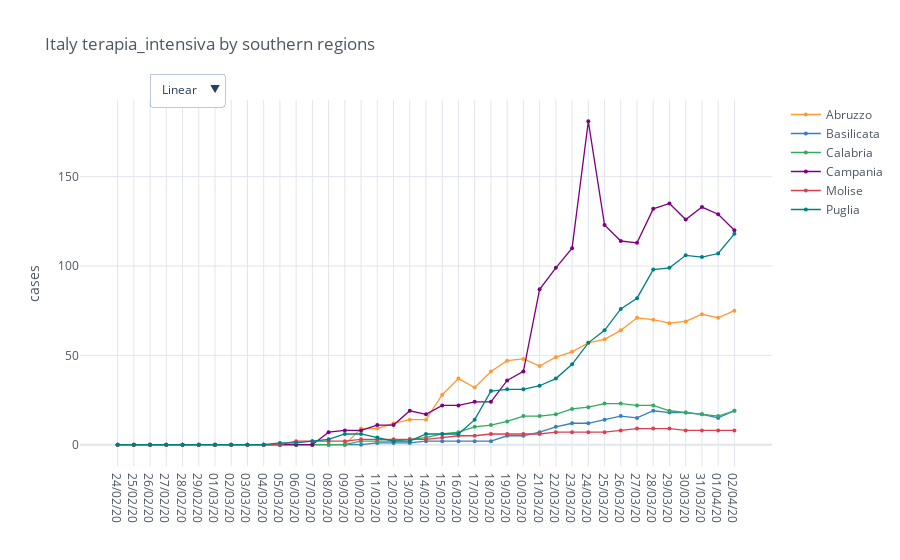

Write notebook code for a chart like this one.
### Code cell
regions = io.italy_load_regions(io.italy_southern_regions)
total_cases = io.italy_regions_filter_by_category(regions, category)

mpl.iplot_comparative_plot(total_cases, title='Italy ' + category + ' by southern regions')

### Figure 1 — Plotly figure (JSON) as saved in the notebook; plotly's stock layout.template omitted (floating-point values rounded to 4 significant figures)
{"data": [{"line": {"color": "rgba(255, 153, 51, 1.0)", "dash": "solid", "shape": "linear", "width": 1.3}, "marker": {"size": 4, "symbol": "circle"}, "mode": "lines+markers", "name": "Abruzzo", "text": "", "type": "scatter", "x": ["24/02/20", "25/02/20", "26/02/20", "27/02/20", "28/02/20", "29/02/20", "01/03/20", "02/03/20", "03/03/20", "04/03/20", "05/03/20", "06/03/20", "07/03/20", "08/03/20", "09/03/20", "10/03/20", "11/03/20", "12/03/20", "13/03/20", "14/03/20", "15/03/20", "16/03/20", "17/03/20", "18/03/20", "19/03/20", "20/03/20", "21/03/20", "22/03/20", "23/03/20", "24/03/20", "25/03/20", "26/03/20", "27/03/20", "28/03/20", "29/03/20", "30/03/20", "31/03/20", "01/04/20", "02/04/20"], "y": [0, 0, 0, 0, 0, 0, 0, 0, 0, 0, 0, 0, 0, 0, 0, 9, 9, 12, 14, 14, 28, 37, 32, 41, 47, 48, 44, 49, 52, 57, 59, 64, 71, 70, 68, 69, 73, 71, 75]}, {"line": {"color": "rgba(55, 128, 191, 1.0)", "dash": "solid", "shape": "linear", "width": 1.3}, "marker": {"size": 4, "symbol": "circle"}, "mode": "lines+markers", "name": "Basilicata", "text": "", "type": "scatter", "x": ["24/02/20", "25/02/20", "26/02/20", "27/02/20", "28/02/20", "29/02/20", "01/03/20", "02/03/20", "03/03/20", "04/03/20", "05/03/20", "06/03/20", "07/03/20", "08/03/20", "09/03/20", "10/03/20", "11/03/20", "12/03/20", "13/03/20", "14/03/20", "15/03/20", "16/03/20", "17/03/20", "18/03/20", "19/03/20", "20/03/20", "21/03/20", "22/03/20", "23/03/20", "24/03/20", "25/03/20", "26/03/20", "27/03/20", "28/03/20", "29/03/20", "30/03/20", "31/03/20", "01/04/20", "02/04/20"], "y": [0, 0, 0, 0, 0, 0, 0, 0, 0, 0, 0, 0, 0, 0, 0, 0, 1, 1, 1, 2, 2, 2, 2, 2, 5, 5, 7, 10, 12, 12, 14, 16, 15, 19, 18, 18, 17, 15, 19]}, {"line": {"color": "rgba(50, 171, 96, 1.0)", "dash": "solid", "shape": "linear", "width": 1.3}, "marker": {"size": 4, "symbol": "circle"}, "mode": "lines+markers", "name": "Calabria", "text": "", "type": "scatter", "x": ["24/02/20", "25/02/20", "26/02/20", "27/02/20", "28/02/20", "29/02/20", "01/03/20", "02/03/20", "03/03/20", "04/03/20", "05/03/20", "06/03/20", "07/03/20", "08/03/20", "09/03/20", "10/03/20", "11/03/20", "12/03/20", "13/03/20", "14/03/20", "15/03/20", "16/03/20", "17/03/20", "18/03/20", "19/03/20", "20/03/20", "21/03/20", "22/03/20", "23/03/20", "24/03/20", "25/03/20", "26/03/20", "27/03/20", "28/03/20", "29/03/20", "30/03/20", "31/03/20", "01/04/20", "02/04/20"], "y": [0, 0, 0, 0, 0, 0, 0, 0, 0, 0, 0, 0, 0, 0, 0, 2, 2, 2, 3, 4, 6, 7, 10, 11, 13, 16, 16, 17, 20, 21, 23, 23, 22, 22, 19, 18, 17, 16, 19]}, {"line": {"color": "rgba(128, 0, 128, 1.0)", "dash": "solid", "shape": "linear", "width": 1.3}, "marker": {"size": 4, "symbol": "circle"}, "mode": "lines+markers", "name": "Campania", "text": "", "type": "scatter", "x": ["24/02/20", "25/02/20", "26/02/20", "27/02/20", "28/02/20", "29/02/20", "01/03/20", "02/03/20", "03/03/20", "04/03/20", "05/03/20", "06/03/20", "07/03/20", "08/03/20", "09/03/20", "10/03/20", "11/03/20", "12/03/20", "13/03/20", "14/03/20", "15/03/20", "16/03/20", "17/03/20", "18/03/20", "19/03/20", "20/03/20", "21/03/20", "22/03/20", "23/03/20", "24/03/20", "25/03/20", "26/03/20", "27/03/20", "28/03/20", "29/03/20", "30/03/20", "31/03/20", "01/04/20", "02/04/20"], "y": [0, 0, 0, 0, 0, 0, 0, 0, 0, 0, 0, 0, 0, 7, 8, 8, 11, 11, 19, 17, 22, 22, 24, 24, 36, 41, 87, 99, 110, 181, 123, 114, 113, 132, 135, 126, 133, 129, 120]}, {"line": {"color": "rgba(219, 64, 82, 1.0)", "dash": "solid", "shape": "linear", "width": 1.3}, "marker": {"size": 4, "symbol": "circle"}, "mode": "lines+markers", "name": "Molise", "text": "", "type": "scatter", "x": ["24/02/20", "25/02/20", "26/02/20", "27/02/20", "28/02/20", "29/02/20", "01/03/20", "02/03/20", "03/03/20", "04/03/20", "05/03/20", "06/03/20", "07/03/20", "08/03/20", "09/03/20", "10/03/20", "11/03/20", "12/03/20", "13/03/20", "14/03/20", "15/03/20", "16/03/20", "17/03/20", "18/03/20", "19/03/20", "20/03/20", "21/03/20", "22/03/20", "23/03/20", "24/03/20", "25/03/20", "26/03/20", "27/03/20", "28/03/20", "29/03/20", "30/03/20", "31/03/20", "01/04/20", "02/04/20"], "y": [0, 0, 0, 0, 0, 0, 0, 0, 0, 0, 0, 2, 2, 2, 2, 3, 3, 3, 3, 3, 4, 5, 5, 6, 6, 6, 6, 7, 7, 7, 7, 8, 9, 9, 9, 8, 8, 8, 8]}, {"line": {"color": "rgba(0, 128, 128, 1.0)", "dash": "solid", "shape": "linear", "width": 1.3}, "marker": {"size": 4, "symbol": "circle"}, "mode": "lines+markers", "name": "Puglia", "text": "", "type": "scatter", "x": ["24/02/20", "25/02/20", "26/02/20", "27/02/20", "28/02/20", "29/02/20", "01/03/20", "02/03/20", "03/03/20", "04/03/20", "05/03/20", "06/03/20", "07/03/20", "08/03/20", "09/03/20", "10/03/20", "11/03/20", "12/03/20", "13/03/20", "14/03/20", "15/03/20", "16/03/20", "17/03/20", "18/03/20", "19/03/20", "20/03/20", "21/03/20", "22/03/20", "23/03/20", "24/03/20", "25/03/20", "26/03/20", "27/03/20", "28/03/20", "29/03/20", "30/03/20", "31/03/20", "01/04/20", "02/04/20"], "y": [0, 0, 0, 0, 0, 0, 0, 0, 0, 0, 1, 1, 2, 3, 6, 6, 4, 2, 2, 6, 6, 6, 14, 30, 31, 31, 33, 37, 45, 57, 64, 76, 82, 98, 99, 106, 105, 107, 118]}], "layout": {"legend": {"bgcolor": "#FFFFFF", "font": {"color": "#4D5663"}}, "paper_bgcolor": "#FFFFFF", "plot_bgcolor": "#FFFFFF", "title": {"font": {"color": "#4D5663"}, "text": "Italy terapia_intensiva by southern regions"}, "updatemenus": [{"buttons": [{"args": [{"yaxis.type": "linear"}], "label": "Linear", "method": "relayout"}, {"args": [{"yaxis.type": "log"}], "label": "Log", "method": "relayout"}], "direction": "down", "pad": {"r": 10, "t": 10}, "showactive": true, "x": 0.1, "xanchor": "left", "y": 1.1, "yanchor": "top"}], "xaxis": {"gridcolor": "#E1E5ED", "showgrid": true, "tickfont": {"color": "#4D5663"}, "title": {"font": {"color": "#4D5663"}, "text": ""}, "zerolinecolor": "#E1E5ED"}, "yaxis": {"gridcolor": "#E1E5ED", "showgrid": true, "tickfont": {"color": "#4D5663"}, "title": {"font": {"color": "#4D5663"}, "text": "cases"}, "zerolinecolor": "#E1E5ED"}}}
